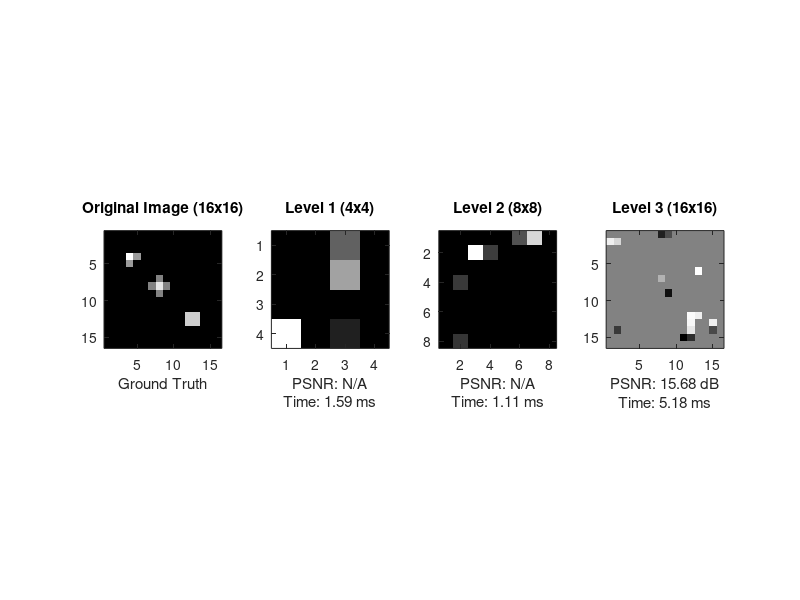

Write MATLAB code to recreate this figure.
function OMP_DRI_Full_System_With_PSNR
    clear; clc; close all;

    % 1. SYSTEM CONFIGURATION (Fixed-point 24-bit: Q11.13)
    cfg.BW = 24;                
    cfg.FW = 13;                
    cfg.Levels = [4, 8, 16];    
    cfg.M_list = [8, 16, 64];   
    cfg.K_list = [4, 6, 16];    

    % 2. GENERATE ORIGINAL SUPER-SPARSE GRAYSCALE IMAGE 16x16 (Cyber-Cross Pattern - Exactly 16 Pixels)
    img_gt = zeros(16, 16);

    img_gt(4, 4) = 1.0;         % Bright isolated point
    img_gt(4, 5) = 0.6; img_gt(5, 4) = 0.6; % Blur / transition zone
    
    img_gt(12:13, 12:13) = 0.8;
    
    img_gt(8, 8) = 0.9;         % Center point
    img_gt(7, 8) = 0.5; img_gt(9, 8) = 0.5;
    img_gt(8, 7) = 0.5; img_gt(8, 9) = 0.5;

    x_gt_full = img_gt(:);

    % 3. GENERATE MEASUREMENT DATA (DRI Measurement Reuse)
    t_setup_start = tic;
    rng('shuffle'); 
    Phi_max = randn(max(cfg.M_list), 16*16);
    for j = 1:size(Phi_max, 2)
        Phi_max(:,j) = Phi_max(:,j) / norm(Phi_max(:,j));
    end
    y_full = Phi_max * x_gt_full; 
    t_setup_ms = toc(t_setup_start) * 1000;

    % 4. DISPLAY AND EXECUTE DRI
    fprintf('--- STARTING OMP-DRI PROCESS, PSNR & TIMING ANALYSIS ---\n');
    fprintf('%-10s | %-10s | %-10s | %-10s | %-10s\n', 'Level', 'Resolution', 'M (Meas)', 'PSNR (dB)', 'Time (ms)');
    fprintf('----------------------------------------------------------------------------\n');
    
    figure('Color', 'w', 'Name', 'OMP-DRI Analysis: PSNR & Timing', 'Position', [100, 300, 1400, 380]);
    
    % Subplot 1: Original Image
    subplot(1, 4, 1);
    imagesc(img_gt); colormap gray; axis image;
    title('Original Image (16x16)');
    xlabel('Ground Truth');

    % Variable to store total execution time
    total_time_ms = 0;

    for lv = 1:length(cfg.Levels)
        % --- START ALGORITHM TIMING ---
        t_start = tic; 
        
        n = cfg.Levels(lv);
        M = cfg.M_list(lv);
        K = cfg.K_list(lv);
        N = n^2;

        % Matrix and measurement vector cropping (DRI Reuse)
        Phi_lv = Phi_max(1:M, 1:N);
        y_lv = y_full(1:M);

        % OMP Core Algorithm
        [x_hat, Lambda, Debug] = OMP_Algorithm_Core(Phi_lv, y_lv, K);
        
        t_elapsed_ms = toc(t_start) * 1000; % Convert to milliseconds
        total_time_ms = total_time_ms + t_elapsed_ms;
        % --- END ALGORITHM TIMING ---

        img_rec = reshape(x_hat, [n, n]);

        % --- PSNR CALCULATION (Only for 16x16) ---
        if n == 16
            mse_val = mean((img_gt(:) - img_rec(:)).^2);
            t_elapsed_ms = t_elapsed_ms + t_setup_ms;
            if mse_val > 0
                psnr_val = 10 * log10(1 / mse_val);
            else
                psnr_val = Inf;
            end
            % Format PSNR string
            psnr_str = [num2str(psnr_val, '%.2f'), ' dB'];
            psnr_log = num2str(psnr_val, '%.2f');
        else
            psnr_val = NaN; % Skip calculation
            psnr_str = 'N/A';
            psnr_log = 'N/A';
        end

        % Print results to Command Window
        fprintf('Level %-5d | %-2dx%-7d | %-11d | %-10s | %-10.4f\n', ...
                lv, n, n, M, psnr_log, t_elapsed_ms);

        % --- IMAGE PROCESSING FOR DISPLAY ONLY (Does not affect PSNR) ---
        img_display = img_rec; 
        
        % Apply brightness scaling filter for 4x4 and 8x8 levels only
        if n == 4 || n == 8
            max_val = max(img_display(:));
            if max_val > 0
                % Step 1: Contrast stretching (Scale brightest pixel to White 1.0)
                img_display = img_display / max_val;
                
                % Step 2: Darken gray background using Gamma Correction (Gamma > 1)
                % Power of 2.0 heavily bops gray colors (< 0.5) down to black
                % while preserving White (1.0) as 1.0
                img_display = img_display .^ 2.0; 
            end
        end
        
        % Display reconstructed image
        subplot(1, 4, lv + 1);
        imagesc(img_display); 
        axis image;
        title(sprintf('Level %d (%dx%d)', lv, n, n));
        xlabel({['PSNR: ', psnr_str], ...
                ['Time: ', num2str(t_elapsed_ms, '%.2f'), ' ms']});

        % --- EXPORT FILES (COE & LOG) ---
        prefix = sprintf('lv%d_%dx%d_', lv, n, n);
        export_to_hex_24bit([prefix, 'phi.txt'], Phi_lv(:), cfg.BW, cfg.FW);
        export_to_hex_24bit([prefix, 'y.txt'], y_lv, cfg.BW, cfg.FW);
        txt_to_coe_96bit([prefix, 'phi.txt'], [prefix, 'phi.coe']);
        txt_to_coe_96bit([prefix, 'y.txt'],   [prefix, 'y.coe']);
        save_debug_log([prefix, 'omp_golden_debug.txt'], Debug, cfg.BW, cfg.FW);
        
        % AUTOMATICALLY GENERATE .h FILE WHEN RUNNING THE FINAL LEVEL (16x16)
        if n == 16
            export_c_header('omp_test_data.h', Phi_lv(:), y_lv, cfg.BW, cfg.FW);
        end
    end
    total_time_ms = total_time_ms + t_setup_ms;
    fprintf('----------------------------------------------------------------------------\n');
    fprintf('TOTAL ALGORITHM RUNTIME: %.4f ms\n', total_time_ms);
end

%% --- OMP CORE ALGORITHM (QR/MGS) ---
function [x_hat, Lambda, Debug] = OMP_Algorithm_Core(Phi, y, K)
    [M, N] = size(Phi);
    Lambda = []; res = y;
    Q = zeros(M, K); R = zeros(K, K);
    Debug = struct('lambda', {}, 'u', {}, 'alpha', {}, 'R_col', {});
    for i = 1:K
        proj = Phi' * res;
        [~, pos] = max(abs(proj));
        if ismember(pos, Lambda), break; end
        Lambda = [Lambda, pos];
        w = Phi(:, pos);
        for j = 1:i-1
            R(j, i) = Q(:, j)' * w;
            w = w - R(j, i) * Q(:, j);
        end
        u = sum(w.^2); R(i, i) = sqrt(u); Q(:, i) = w / R(i, i);
        alpha = Q(:, i)' * y; res = res - alpha * Q(:, i);
        Debug(i).lambda = pos - 1;
        Debug(i).u = u;
        Debug(i).alpha = alpha;
        Debug(i).R_col = R(1:i, i);
    end
    x_hat = zeros(N, 1);
    if ~isempty(Lambda)
        x_hat(Lambda) = R(1:length(Lambda), 1:length(Lambda)) \ (Q(:, 1:length(Lambda))' * y);
    end
end

%% --- SAVE GOLDEN DEBUG LOG FUNCTION ---
function save_debug_log(filename, Debug, bw, fw)
    fid = fopen(filename, 'w');
    fprintf(fid, '--- OMP GOLDEN DEBUG LOG (Q11.13) ---\n\n');
    for i = 1:length(Debug)
        fprintf(fid, 'ITERATION %d (Lambda: %d)\n', i-1, Debug(i).lambda);
        fprintf(fid, '  Energy u (Q26): %s\n', dec2hex_signed(Debug(i).u * 2^26, 64));
        fprintf(fid, '  Rii (ISR Q2.22): %s\n', dec2hex_signed(1/sqrt(Debug(i).u) * 2^22, 24));
        fprintf(fid, '  Alpha (Q11.13):  %s\n', dec2hex_signed(Debug(i).alpha * 2^fw, 24));
        for j = 1:length(Debug(i).R_col)-1
            fprintf(fid, '  R[%d,%d] (Q11.13): %s\n', j-1, i-1, dec2hex_signed(Debug(i).R_col(j) * 2^fw, 24));
        end
        fprintf(fid, '-----------------------------------\n');
    end
    fclose(fid);
end

%% --- EXPORT 96-BIT COE FUNCTION ---
function txt_to_coe_96bit(input_txt, output_coe)
    if ~exist(input_txt, 'file'), return; end
    fid_in = fopen(input_txt, 'r');
    raw_data = textscan(fid_in, '%s');
    fclose(fid_in);
    raw_hex = raw_data{1};
    remainder = mod(length(raw_hex), 4);
    if remainder ~= 0
        for k = 1:(4 - remainder), raw_hex{end+1} = '000000'; end
    end
    fid_out = fopen(output_coe, 'w');
    fprintf(fid_out, 'memory_initialization_radix=16;\nmemory_initialization_vector=\n');
    for i = 1:4:length(raw_hex)
        h1 = pad_hex(raw_hex{i}, 6);
        h2 = pad_hex(raw_hex{i+1}, 6);
        h3 = pad_hex(raw_hex{i+2}, 6);
        h4 = pad_hex(raw_hex{i+3}, 6);
        fprintf(fid_out, '%s%s%s%s%s\n', h4, h3, h2, h1, (i+4>length(raw_hex))*';' + (~(i+4>length(raw_hex)))*',');
    end
    fclose(fid_out);
end

%% --- AUXILIARY FUNCTIONS ---
function export_to_hex_24bit(filename, data, bw, fw)
    fid = fopen(filename, 'w');
    scale = 2^fw;
    for i = 1:length(data)
        val = round(data(i) * scale);
        if val < 0, val = 2^bw + val; end
        fprintf(fid, '%06X\n', val);
    end
    fclose(fid);
end

function h = dec2hex_signed(val, bits)
    val = round(val);
    if val < 0, val = 2^bits + val; end
    h = dec2hex(val, bits/4);
end

function s_out = pad_hex(s_in, len)
    if length(s_in) < len, s_out = [repmat('0', 1, len - length(s_in)), s_in];
    else, s_out = s_in(end-len+1:end); end
end

%% --- GENERATE C HEADER FILE DIRECTLY FOR XILINX SDK ---
function export_c_header(filename, Phi_data, y_data, bw, fw)
    fid = fopen(filename, 'w');
    scale = 2^fw;
    
    fprintf(fid, '/* ==========================================================\n');
    fprintf(fid, ' * DATA FILE AUTOMATICALLY GENERATED FROM MATLAB\n');
    fprintf(fid, ' * Used for Xilinx SDK / Vitis (AXI DMA)\n');
    fprintf(fid, ' * ========================================================== */\n\n');
    
    fprintf(fid, '#ifndef OMP_TEST_DATA_H\n#define OMP_TEST_DATA_H\n\n');
    fprintf(fid, '#include "xil_types.h"\n\n');
    
    % Export Phi Matrix
    fprintf(fid, '// Phi Matrix (16384 elements, Fixed-point Q11.13)\n');
    fprintf(fid, 'u32 phi_data[%d] __attribute__((aligned(32))) = {\n', length(Phi_data));
    for i = 1:length(Phi_data)
        val = round(Phi_data(i) * scale);
        if val < 0, val = 2^bw + val; end
        if i == length(Phi_data), fprintf(fid, '    0x%06X\n', val);
        else, fprintf(fid, '    0x%06X, ', val); end
        if mod(i, 8) == 0, fprintf(fid, '\n'); end
    end
    fprintf(fid, '};\n\n');
    
    % Export Vector Y
    fprintf(fid, '// Vector Y (64 elements)\n');
    fprintf(fid, 'u32 y_data[%d] __attribute__((aligned(32))) = {\n', length(y_data));
    for i = 1:length(y_data)
        val = round(y_data(i) * scale);
        if val < 0, val = 2^bw + val; end
        if i == length(y_data), fprintf(fid, '    0x%06X\n', val);
        else, fprintf(fid, '    0x%06X, ', val); end
        if mod(i, 8) == 0, fprintf(fid, '\n'); end
    end
    fprintf(fid, '};\n\n');
    
    fprintf(fid, '#endif // OMP_TEST_DATA_H\n');
    fclose(fid);
end
